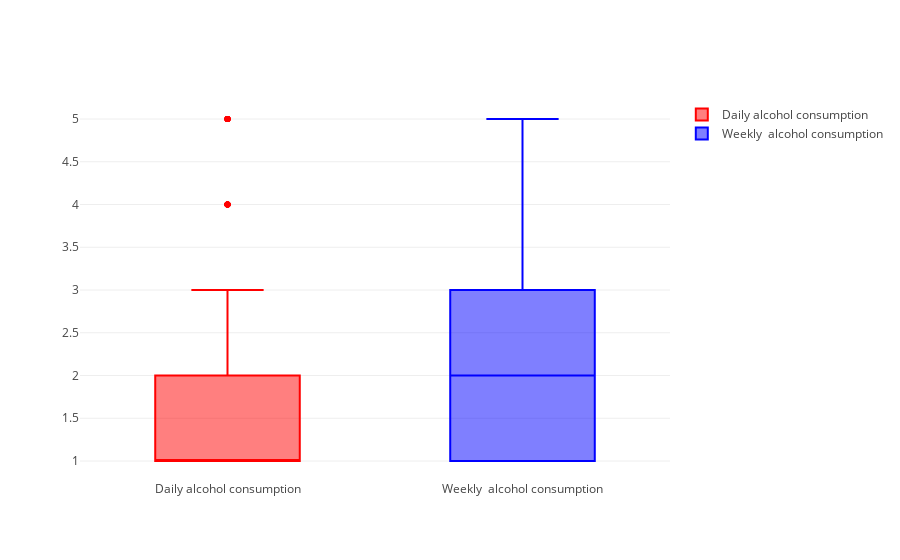

This figure's notebook cell:
### Code cell
trace1 = go.Box(
    y = student_mat_dataframe.Dalc,
    name = "Daily alcohol consumption",
    marker = dict(color = "red")
)
trace2 = go.Box(
    y = student_mat_dataframe.Walc,
    name = "Weekly  alcohol consumption",
    marker = dict(color = "blue")
)
concatTrace = [trace1,trace2]
iplot(concatTrace)

### Figure 1 — Plotly figure (JSON) as saved in the notebook; plotly's stock layout.template omitted (floating-point values rounded to 4 significant figures; data arrays with more than 128 entries replaced by an {"elided": "..."} marker saying what was removed)
{"data": [{"marker": {"color": "red"}, "name": "Daily alcohol consumption", "type": "box", "uid": "a50199e4-bf54-11e8-ae8d-080027c6da3c", "y": {"elided": "395 int values"}}, {"marker": {"color": "blue"}, "name": "Weekly  alcohol consumption", "type": "box", "uid": "a50199e5-bf54-11e8-ae8d-080027c6da3c", "y": {"elided": "395 int values"}}], "layout": {}}
